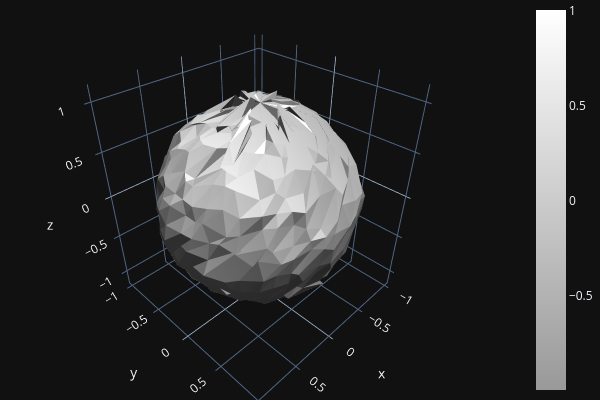

Notebook source saved alongside this figure:
### Code cell
o3d.visualization.draw_plotly(
    [filtered_mesh]
)

### Figure 1 — Plotly figure (JSON) as saved in the notebook; plotly's stock layout.template omitted (floating-point values rounded to 4 significant figures; data arrays with more than 128 entries replaced by an {"elided": "..."} marker saying what was removed)
{"data": [{"colorscale": [[0, "rgb(153, 153, 153)"], [1.0, "rgb(255,255,255)"]], "flatshading": true, "i": {"elided": "1520 int values"}, "intensity": {"elided": "762 float values"}, "j": {"elided": "1520 int values"}, "k": {"elided": "1520 int values"}, "lighting": {"ambient": 0.18, "diffuse": 1, "facenormalsepsilon": 1e-15, "fresnel": 0.1, "roughness": 0.05, "specular": 1, "vertexnormalsepsilon": 1e-15}, "lightposition": {"x": 100, "y": 200, "z": 0}, "x": {"elided": "762 float values"}, "y": {"elided": "762 float values"}, "z": {"elided": "762 float values"}, "type": "mesh3d"}], "layout": {"height": 400, "margin": {"b": 0, "l": 0, "r": 0, "t": 0}, "showlegend": false, "width": 600, "scene": {"camera": {"center": {"x": 0, "y": 0, "z": 0}, "up": {"x": 0, "y": 0, "z": 1}}}}}
